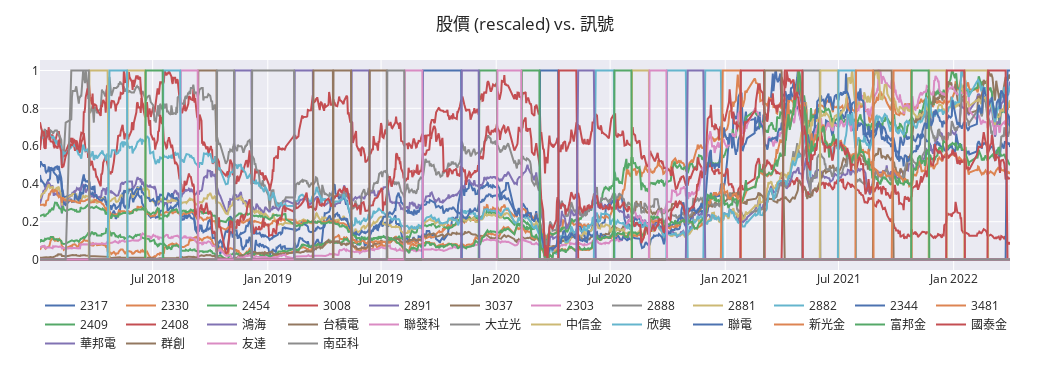

Notebook source saved alongside this figure:
### Code cell
_ = (stock - stock.min()) / (stock.max() - stock.min())
_ = pd.merge(_,filter_sent.fillna(0).astype('int'),left_index = True, right_index=True)
fig = interactive_plot(_,title='股價 (rescaled) vs. 訊號')
# fig.write_html("file.html")

### Figure 1 — Plotly figure (JSON) as saved in the notebook; plotly's stock layout.template omitted (floating-point values rounded to 4 significant figures; data arrays with more than 128 entries replaced by an {"elided": "..."} marker saying what was removed)
{"data": [{"mode": "lines", "name": "2317", "showlegend": true, "type": "scatter", "x": {"elided": "1026 str values"}, "y": {"elided": "1026 float values"}}, {"mode": "lines", "name": "2330", "showlegend": true, "type": "scatter", "x": {"elided": "1026 str values"}, "y": {"elided": "1026 float values"}}, {"mode": "lines", "name": "2454", "showlegend": true, "type": "scatter", "x": {"elided": "1026 str values"}, "y": {"elided": "1026 float values"}}, {"mode": "lines", "name": "3008", "showlegend": true, "type": "scatter", "x": {"elided": "1026 str values"}, "y": {"elided": "1026 float values"}}, {"mode": "lines", "name": "2891", "showlegend": true, "type": "scatter", "x": {"elided": "1026 str values"}, "y": {"elided": "1026 float values"}}, {"mode": "lines", "name": "3037", "showlegend": true, "type": "scatter", "x": {"elided": "1026 str values"}, "y": {"elided": "1026 float values"}}, {"mode": "lines", "name": "2303", "showlegend": true, "type": "scatter", "x": {"elided": "1026 str values"}, "y": {"elided": "1026 float values"}}, {"mode": "lines", "name": "2888", "showlegend": true, "type": "scatter", "x": {"elided": "1026 str values"}, "y": {"elided": "1026 float values"}}, {"mode": "lines", "name": "2881", "showlegend": true, "type": "scatter", "x": {"elided": "1026 str values"}, "y": {"elided": "1026 float values"}}, {"mode": "lines", "name": "2882", "showlegend": true, "type": "scatter", "x": {"elided": "1026 str values"}, "y": {"elided": "1026 float values"}}, {"mode": "lines", "name": "2344", "showlegend": true, "type": "scatter", "x": {"elided": "1026 str values"}, "y": {"elided": "1026 float values"}}, {"mode": "lines", "name": "3481", "showlegend": true, "type": "scatter", "x": {"elided": "1026 str values"}, "y": {"elided": "1026 float values"}}, {"mode": "lines", "name": "2409", "showlegend": true, "type": "scatter", "x": {"elided": "1026 str values"}, "y": {"elided": "1026 float values"}}, {"mode": "lines", "name": "2408", "showlegend": true, "type": "scatter", "x": {"elided": "1026 str values"}, "y": {"elided": "1026 float values"}}, {"mode": "lines", "name": "鴻海", "showlegend": true, "type": "scatter", "x": {"elided": "1026 str values"}, "y": {"elided": "1026 int values"}}, {"mode": "lines", "name": "台積電", "showlegend": true, "type": "scatter", "x": {"elided": "1026 str values"}, "y": {"elided": "1026 int values"}}, {"mode": "lines", "name": "聯發科", "showlegend": true, "type": "scatter", "x": {"elided": "1026 str values"}, "y": {"elided": "1026 int values"}}, {"mode": "lines", "name": "大立光", "showlegend": true, "type": "scatter", "x": {"elided": "1026 str values"}, "y": {"elided": "1026 int values"}}, {"mode": "lines", "name": "中信金", "showlegend": true, "type": "scatter", "x": {"elided": "1026 str values"}, "y": {"elided": "1026 int values"}}, {"mode": "lines", "name": "欣興", "showlegend": true, "type": "scatter", "x": {"elided": "1026 str values"}, "y": {"elided": "1026 int values"}}, {"mode": "lines", "name": "聯電", "showlegend": true, "type": "scatter", "x": {"elided": "1026 str values"}, "y": {"elided": "1026 int values"}}, {"mode": "lines", "name": "新光金", "showlegend": true, "type": "scatter", "x": {"elided": "1026 str values"}, "y": {"elided": "1026 int values"}}, {"mode": "lines", "name": "富邦金", "showlegend": true, "type": "scatter", "x": {"elided": "1026 str values"}, "y": {"elided": "1026 int values"}}, {"mode": "lines", "name": "國泰金", "showlegend": true, "type": "scatter", "x": {"elided": "1026 str values"}, "y": {"elided": "1026 int values"}}, {"mode": "lines", "name": "華邦電", "showlegend": true, "type": "scatter", "x": {"elided": "1026 str values"}, "y": {"elided": "1026 int values"}}, {"mode": "lines", "name": "群創", "showlegend": true, "type": "scatter", "x": {"elided": "1026 str values"}, "y": {"elided": "1026 int values"}}, {"mode": "lines", "name": "友達", "showlegend": true, "type": "scatter", "x": {"elided": "1026 str values"}, "y": {"elided": "1026 int values"}}, {"mode": "lines", "name": "南亞科", "showlegend": true, "type": "scatter", "x": {"elided": "1026 str values"}, "y": {"elided": "1026 int values"}}], "layout": {"height": 370, "legend": {"orientation": "h", "xanchor": "left", "yanchor": "top"}, "margin": {"b": 40, "l": 40, "pad": 0, "r": 40, "t": 60}, "title": {"text": "股價 (rescaled) vs. 訊號", "x": 0.5}, "width": 1050}}
